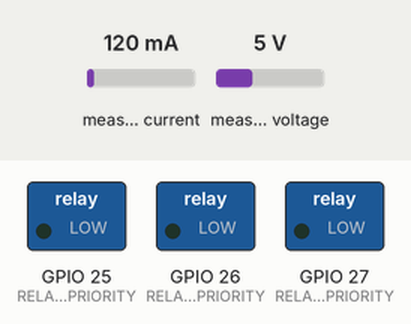
Simulated run of this sketch. Board: ESP32. On the bench: switched loads named in the sketch (green lamp = pin HIGH). The test bench sets the inputs (shaded band); at power-on: measured current 120 mA, measured voltage 5 V. WiFi joins after 1.5 s; servers stay silent unless stated; uploads are accepted with an empty reply; what the sketch prints to the serial monitor is not drawn.

Above: at 0.0 s.
At 1.1 s:
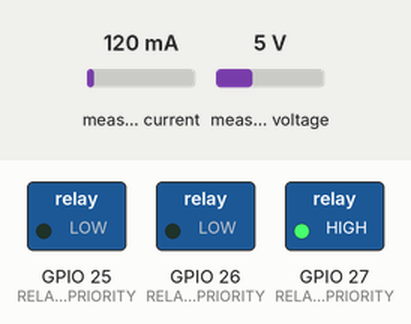
At 2.6 s:
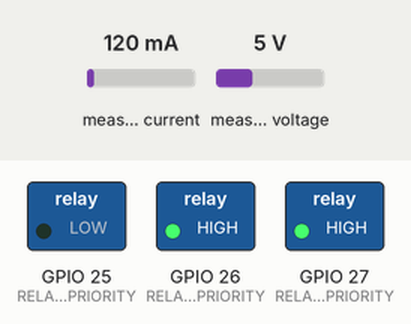
Timing chart, 0 to 4.1 s (numbered marks = the images above):
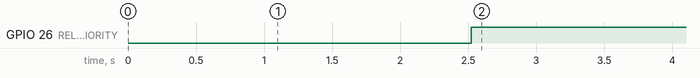

The sketch:

esp32_ecopower.ino
```cpp
/* ==========================================================================
   EcoPower – ESP32 Microcontroller Firmware (SIH 2026)
   Real-Time Solar Sensing, Battery Monitoring & Priority Load Control
   ========================================================================== */

#include <WiFi.h>
#include <HTTPClient.h>
#include <Wire.h>
#include <Adafruit_INA219.h>
#include <ArduinoJson.h>

// WiFi Configuration
const char* ssid = "YOUR_WIFI_SSID";
const char* password = "YOUR_WIFI_PASSWORD";

// Flask Server Telemetry Endpoint URL (Replace IP with your laptop's local IP)
const char* serverUrl = "http://192.168.1.100:5000/api/energy";

// Pin Definitions for Relay Load Switching
#define RELAY_HIGH_PRIORITY 25 // Essential Emergency Load (Channel 1)
#define RELAY_MED_PRIORITY  26 // Controllable Cooling Fan (Channel 2)
#define RELAY_LOW_PRIORITY  27 // Non-Essential Heavy Appliance (Channel 3)
#define LDR_PIN             34 // Irradiance Sensor Analog Input

// Hardware Objects
Adafruit_INA219 ina219;

// Telemetry Variables
float busvoltage = 0;
float current_mA = 0;
float power_mW = 0;
float solar_voltage = 0;
float solar_current_A = 0;
float solar_power_W = 0;
float battery_pct = 80.0;

void setup() {
  Serial.begin(115200);
  delay(1000);

  Serial.println("\n=======================================================");
  Serial.println(" EcoPower - ESP32 Renewable Energy Controller (SIH 2026)");
  Serial.println("=======================================================");

  // Initialize Relay GPIO Pins
  pinMode(RELAY_HIGH_PRIORITY, OUTPUT);
  pinMode(RELAY_MED_PRIORITY, OUTPUT);
  pinMode(RELAY_LOW_PRIORITY, OUTPUT);

  // Default state: High & Medium ON, Low OFF
  digitalWrite(RELAY_HIGH_PRIORITY, LOW); // Active Low Relay Module
  digitalWrite(RELAY_MED_PRIORITY, LOW);
  digitalWrite(RELAY_LOW_PRIORITY, HIGH);

  // Initialize INA219 Power Sensor
  Wire.begin(21, 22);
  if (!ina219.begin()) {
    Serial.println("WARNING: INA219 Sensor not found! Running in simulated sensing mode.");
  } else {
    Serial.println("SUCCESS: INA219 Power Sensor initialized.");
  }

  // Connect to WiFi network
  WiFi.begin(ssid, password);
  Serial.print("Connecting to WiFi");
  int attempts = 0;
  while (WiFi.status() != WL_CONNECTED && attempts < 15) {
    delay(500);
    Serial.print(".");
    attempts++;
  }

  if (WiFi.status() == WL_CONNECTED) {
    Serial.println("\nWiFi Connected! Local IP: " + WiFi.localIP().toString());
  } else {
    Serial.println("\nWiFi Connection Timeout. Operating in Serial Telemetry Mode.");
  }
}

void loop() {
  // Read INA219 Real Sensor Telemetry
  busvoltage = ina219.getBusVoltage_V();
  current_mA = ina219.getCurrent_mA();
  power_mW = ina219.getPower_mW();

  if (busvoltage <= 0.1) {
    // Fallback simulation mode if solar panel is indoors or unpowered during demo
    int ldr_val = analogRead(LDR_PIN);
    solar_voltage = 12.0 + (ldr_val / 4095.0) * 4.0;
    solar_current_A = 0.5 + (ldr_val / 4095.0) * 1.8;
    solar_power_W = solar_voltage * solar_current_A;
  } else {
    solar_voltage = busvoltage;
    solar_current_A = max(0.0f, current_mA / 1000.0f);
    solar_power_W = max(0.0f, power_mW / 1000.0f);
  }

  // Calculate estimated battery percentage based on solar input
  battery_pct = min(100.0f, max(15.0f, battery_pct + (solar_power_W > 15.0 ? 0.2f : -0.1f)));

  // Local Microcontroller Priority Load Shedding Algorithm
  if (battery_pct < 25.0 || solar_power_W < 5.0) {
    // Critical state: Turn off low and medium loads, keep essential load active
    digitalWrite(RELAY_HIGH_PRIORITY, LOW);  // ON
    digitalWrite(RELAY_MED_PRIORITY, HIGH);  // OFF
    digitalWrite(RELAY_LOW_PRIORITY, HIGH);  // OFF
    Serial.println("SMART ACTION: Low Power Detected. Shedding non-essential loads.");
  } else if (solar_power_W >= 30.0 && battery_pct >= 60.0) {
    // Abundant state: Turn ON all loads including low priority
    digitalWrite(RELAY_HIGH_PRIORITY, LOW);  // ON
    digitalWrite(RELAY_MED_PRIORITY, LOW);   // ON
    digitalWrite(RELAY_LOW_PRIORITY, LOW);   // ON
    Serial.println("SMART ACTION: Solar Abundant. All loads enabled.");
  } else {
    // Standard state: Essential & Medium loads active
    digitalWrite(RELAY_HIGH_PRIORITY, LOW);  // ON
    digitalWrite(RELAY_MED_PRIORITY, LOW);   // ON
    digitalWrite(RELAY_LOW_PRIORITY, HIGH);  // OFF
  }

  // Send Telemetry Payload via HTTP POST to Flask Backend
  if (WiFi.status() == WL_CONNECTED) {
    HTTPClient http;
    http.begin(serverUrl);
    http.addHeader("Content-Type", "application/json");

    StaticJsonDocument<256> doc;
    doc["voltage"] = solar_voltage;
    doc["current"] = solar_current_A;
    doc["power"] = solar_power_W;
    doc["battery_pct"] = battery_pct;
    doc["source"] = "esp32_hardware";

    String jsonPayload;
    serializeJson(doc, jsonPayload);

    int httpResponseCode = http.POST(jsonPayload);
    if (httpResponseCode > 0) {
      Serial.printf("Telemetry HTTP POST Success! Code: %d\n", httpResponseCode);
    } else {
      Serial.printf("HTTP POST Failed Error: %s\n", http.errorToString(httpResponseCode).c_str());
    }
    http.end();
  } else {
    // Output JSON via Serial Monitor for local tethered serial communication
    StaticJsonDocument<256> doc;
    doc["voltage"] = solar_voltage;
    doc["current"] = solar_current_A;
    doc["power"] = solar_power_W;
    doc["battery_pct"] = battery_pct;
    doc["source"] = "esp32_serial";
    serializeJson(doc, Serial);
    Serial.println();
  }

  delay(3000); // 3 Second Transmission Interval
}
```

Measured:
- by itself, GPIO 26 (RELAY_MED_PRIORITY): LOW → HIGH at 2.5 s
